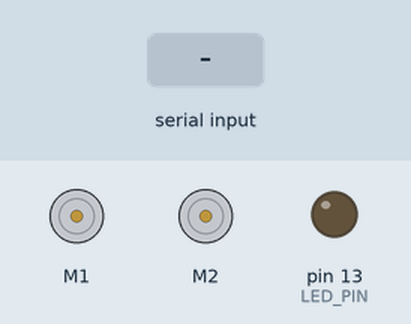
Recording of a sketch running on a simulated Arduino Uno, built with avr-gcc and run on an emulated ATmega328P. On the bench: 2 × DC motor (green arrow = forward, orange = backward, longer = faster), output pins drawn as LEDs (lit = HIGH). The inputs (shaded band) are chosen by the test bench.

Above: at 1.2 s.
1.3 s: "90,45\n" received over Serial
At 2.5 s:
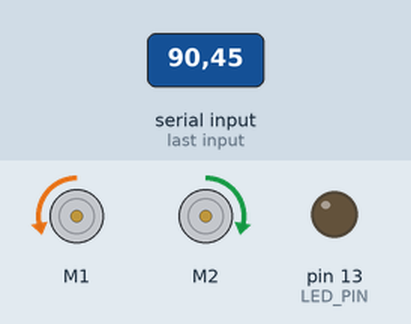
2.8 s: "30,150\n" received over Serial
At 3.8 s:
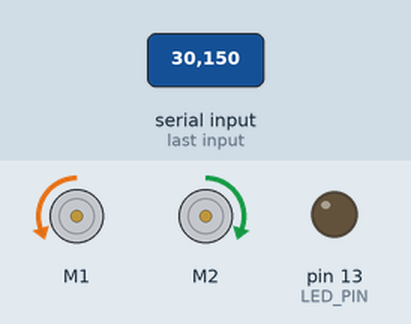
4.3 s: "90-45\n" received over Serial
At 4.9 s:
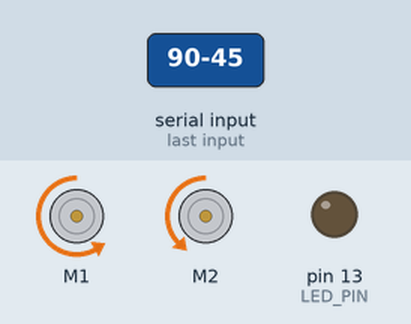
5.8 s: "200\n" received over Serial
At 7.2 s:
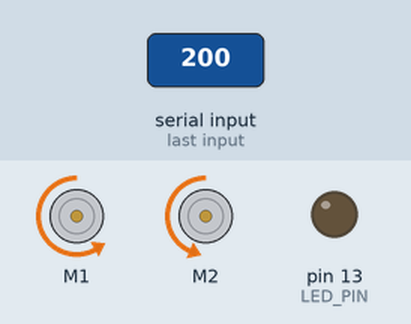
Timing chart, 0 to 8.3 s (numbered marks = the images above; inputs shaded):
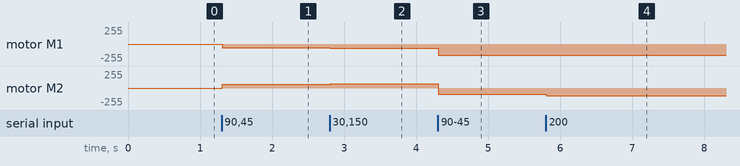

The sketch:

ZumoBTRCV003.ino
```cpp
/* 2017-08-10
 * This file was created by Kurt@nqmakersupplies.com.au
 * Converting the throttle and steering into motor speeds is mostly code from
 * Pololu RC Zumo https://www.pololu.com/docs/0J57/7.a this code comes in the examples provided with the zumo libraries.
 * Note: on my version of arduino some of the Plololu Examples are broken and I had to find the example via the desktop.
 * Desigend to use with https://github.com/kurtjcu/JoystickControlToBT
 */

/**** if you are new or having some problems see the bottom of the file for sopme debugging hints ***/


#include <ZumoMotors.h>

#define LED_PIN       13 // user LED pin

#define MAX_SPEED          400 // max motor speed
#define SPEED_DIVISOR      .666 //
#define JOYSTICK_DEADBAND   10 // compensate for control centering offset
#define JOYSTICK_STEERING_RANGE     512 // make larger than 512 to make steering LESS sensitive
#define JOYSTICK_THROTTLE_RANGE     512 // pulse width difference from 512 us to be treated as full scale input (for example, a value of 512 means
                               //   any value <= 0 or >= 1023 is considered full scale)

#define STEERING_SENSITIVITY 2.5  //what do i divide the steering by?
String inputString = "";
char str[255];

int throttle, newThrottle; //Y joystick
int steering, newSteering; //X joystick

int left_speed, right_speed;

void setup() {

  // Setup throttle and steering to be at the modpoint.
  // this prevents the zumo running away before a control link is established.
  throttle = 512;
  newThrottle = throttle;
  steering = 512;
  newSteering = steering;

  pinMode(LED_PIN, OUTPUT);
  digitalWrite(LED_PIN, LOW);
  Serial.begin(9600); // Default communication rate of the Bluetooth module
}
void loop() {
  if(Serial.available() > 0){ // Checks whether data is comming from the serial port
    inputString = Serial.readStringUntil('\n'); // Reads the data from the serial port
    inputString.toCharArray(str,255);

    sscanf(str,"%i-%i", &newSteering, &newThrottle);

    if(throttle != newThrottle) {
      throttle = newThrottle;
    } else if ( steering != newSteering ){
      steering = newSteering;
    }
  } else {

    // RC signals encode information centered on 512 (analog in midpoint 1 - 1023); subtract 512 to get a value centered on 0
    // this conversion get us ready to use +- values for ZumoMotors
    int throttleForCalc = throttle - 512;
    int steeringForCalc = (steering - 512) / STEERING_SENSITIVITY;

    // apply deadband, deadband is giving us a little play with the center (home) position of the joystick.
    // cheap joysticks rarely sit EXACTLY on the midpoint, this code stops the robot crawling away when joystick is at rest.
    if (abs(throttleForCalc) <= JOYSTICK_DEADBAND)
      throttleForCalc = 0;
    if (abs(steeringForCalc) <= JOYSTICK_DEADBAND / STEERING_SENSITIVITY)
      steeringForCalc = 0;

    // mix throttle and steering inputs to obtain left & right motor speeds
    left_speed  = ((long)throttleForCalc * MAX_SPEED / JOYSTICK_THROTTLE_RANGE) + ((long)steeringForCalc * MAX_SPEED / JOYSTICK_STEERING_RANGE);
    right_speed = ((long)throttleForCalc * MAX_SPEED / JOYSTICK_THROTTLE_RANGE) - ((long)steeringForCalc * MAX_SPEED / JOYSTICK_STEERING_RANGE);

    // cap speeds to max
    left_speed = min(max(left_speed, -MAX_SPEED), MAX_SPEED);
    right_speed = min(max(right_speed, -MAX_SPEED), MAX_SPEED);

    //left_speed  = (int)(((float) left_speed) * SPEED_DIVISOR);
    //right_speed = (int)(((float) right_speed) * SPEED_DIVISOR);

    left_speed  = (float)left_speed * SPEED_DIVISOR;
    right_speed = (float)right_speed * SPEED_DIVISOR;

  }

  // Send the motor speeds to the motors.
  ZumoMotors::setSpeeds(left_speed, right_speed);

 /*     //uncomment to debug
 Serial.print("Throttle: ");
 Serial.println(throttle);
 Serial.print("Steering: ");
 Serial.println(steering);
 Serial.print("Left Speed: ");
 Serial.println(left_speed);
 Serial.print("Right Speed: ");
 Serial.println(right_speed);
  */

  /* This file was designed to use the HC-05 bluetooth module https://nqmakersupplies.com.au/shop/product/hc-05-bluetooth-rx-or-tx-142
   * The BT modules have to be paired VIA AT commands to work in this sketch. This sketch will also function using zigbee or any other transparent wireless link.
   * For testing you can try connecting the RX/TX from each arduino without your radio links, this can help you rile out any radio configuration issues.
 */


}
```

Measured:
- after the input at 1.3 s, motor M1: stopped → backward 55/255 at once; motor M2: stopped → forward 55/255 at once
- after the input at 2.8 s, motor M1: backward 55/255 → backward 63/255 at once; motor M2: forward 55/255 → forward 63/255 at once
- after the input at 4.3 s, motor M1: backward 63/255 → backward 169/255 at once; motor M2: forward 63/255 → backward 90/255 at once
- after the input at 5.8 s, motor M2: backward 90/255 → backward 113/255 at once
